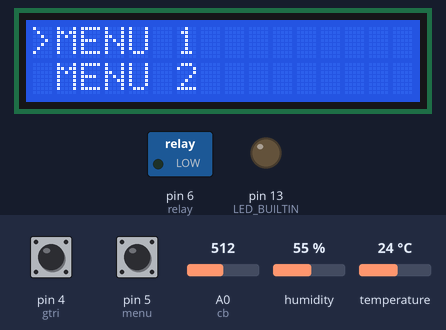
Bench run of a sketch on a simulated Arduino Uno, built with avr-gcc and run on an emulated ATmega328P. On the bench: 16×2 character LCD, switched loads named in the sketch (green lamp = pin HIGH), output pins drawn as LEDs (lit = HIGH). The inputs (shaded band) are chosen by the test bench; at power-on: pin 4 (gtri) HIGH, pin 5 (menu) HIGH, temperature 24 °C, A0 (cb) = 512, humidity 55 %. What the sketch prints to the serial monitor is not drawn.

Above: at 1.2 s.
1.3 s: pin 4 (gtri) pulled LOW for 1 s
At 3.1 s:
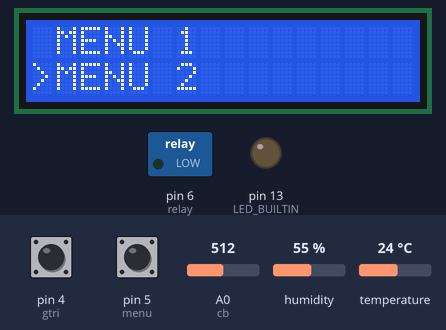
3.8 s: pin 5 (menu) pulled LOW for 0.15 s
At 4.4 s:
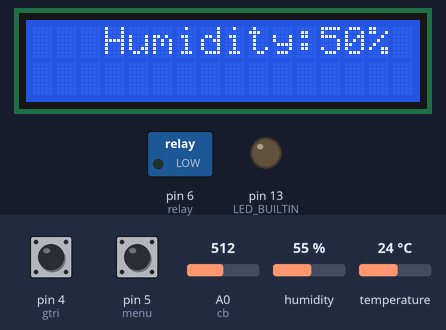
10.0 s: temperature set to 30 °C
16.1 s: temperature set to 33 °C
At 18.4 s:
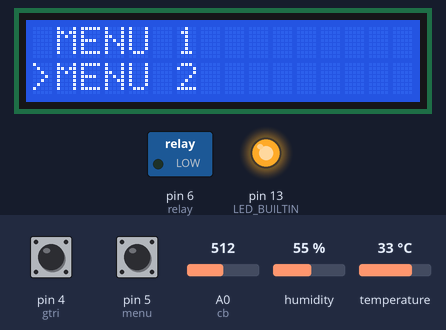
18.8 s: A0 (cb) set to 539
At 19.4 s:
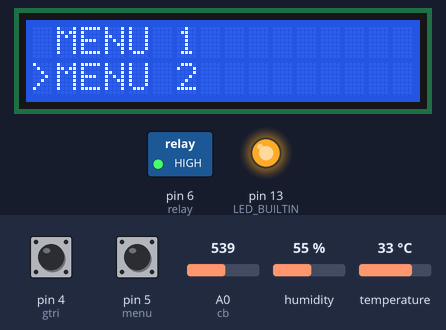
20.3 s: temperature set to 12 °C
At 22.3 s:
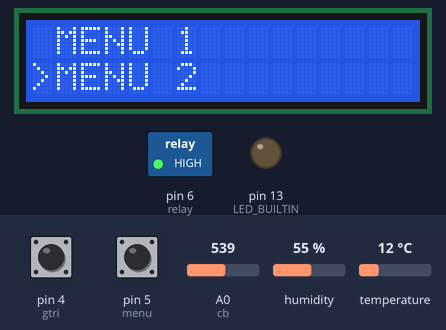
Timing chart, 0 to 23.8 s (numbered marks = the images above; inputs shaded):
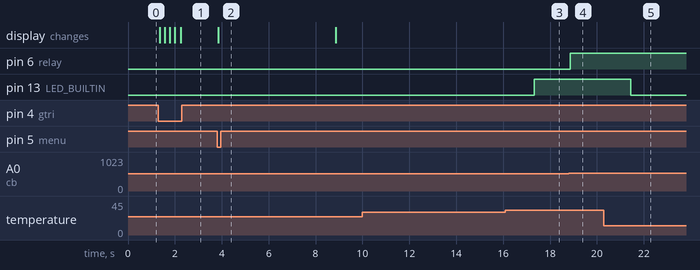

The sketch:

file.ino
```cpp
#include <Wire.h>
#include <LiquidCrystal_I2C.h>
LiquidCrystal_I2C lcd(0x27,16,2);
#include <DHT.h>

//cảm biến nhiệt độ
const int DHTPIN = 2;//Chân Out của cảm biến nối chân số 2 Arduino
const int DHTTYPE = DHT11;   // Khai báo kiểu cảm biến là DHT11
DHT dht(DHTPIN, DHTTYPE); //Khai báo thư viện chân cảm biến và kiểu cảm biến

int gtri = 4; int gt;
int menu = 5; int gtmenu;
int demmenu = 0;

// cảm biến đất
int relay=6;
int cb=A0;

void setup()
{
  Serial.begin(9600);

  dht.begin(); //Khởi động cảm biến
  pinMode(gtri, INPUT_PULLUP);
  pinMode(menu, INPUT_PULLUP);


  lcd.init(); //Khởi động LCD
  lcd.backlight(); //Mở đèn

  //cảm biến nhiệt độ
  pinMode(LED_BUILTIN, OUTPUT);

  // cảm biến đất
  pinMode(cb,INPUT);
  pinMode(relay,OUTPUT);
  digitalWrite(relay,LOW);

  menucapnhat();
}

void loop()
{

  gt = digitalRead(gtri);
  Serial.print("Lên: "); Serial.print(gt); Serial.print("    ");
  gtmenu = digitalRead(menu);
  if (gt == 0)
  {
    if (demmenu >= 1)
    { demmenu = 0;  }
    else
    { demmenu++;  }
    menucapnhat();
    delay(200);
  }

  //cảm biến nhiệt độ
  float doam = dht.readHumidity(); //Đọc độ ẩm
  float doC = dht.readTemperature(); //Đọc nhiệt độ C
  float doF = dht.readTemperature(true); //Đọc nhiệt độ F
  if(doC>31){
        Serial.println(" quạt quay");
        digitalWrite(LED_BUILTIN, HIGH);
      }
      else{
        digitalWrite(LED_BUILTIN, LOW);
      }
  // cảm biến đất
  int digital=analogRead(cb);
  digital = map(digital, 0, 1023, 100, 0);
  if(digital>=50){
    Serial.println(" máy bơm");
    digitalWrite(relay,LOW);
  }
  else{
    digitalWrite(relay,HIGH);
  }

  if (gtmenu == 0)
  {
    chonmenu(digital, doam, doC, doF);
    menucapnhat();
    delay(200);
  }
  Serial.print("Đếm Menu: "); Serial.print(demmenu); Serial.println("    ");

}

  void menucapnhat()
{
  if (demmenu == 0)
  {
    lcd.clear();
    lcd.print(">MENU 1");
    lcd.setCursor(0, 1);
    lcd.print(" MENU 2");
  }
  else if (demmenu == 1)
  {
    lcd.clear();
    lcd.print(" MENU 1");
    lcd.setCursor(0, 1);
    lcd.print(">MENU 2");
  }
}
void chonmenu(int digital,float doam,float doC,float doF)
{
  if (demmenu == 0){
      lcd.clear();
      // Kiểm tra cảm biến có hoạt động hay không
      if (isnan(doam) || isnan(doC) || isnan(doF)) {
         Serial.println("Không có giá trị trả về từ cảm biến DHT");
         return;
      }

      Serial.print("Độ ẩm: ");
      Serial.print(doam);

      lcd.setCursor(0,0);
      lcd.print("DO AM:");
      lcd.setCursor(0,1);
      lcd.print("C|F:");
      lcd.setCursor(7,0); //con trỏ vị trí số 7, hiện ô số 8
      lcd.print(doam);
      lcd.setCursor(12,0); //Con trở ở vị trí 12, hiện ô 13
      lcd.print("%");

      Serial.print("%  Nhiệt độ: ");
      Serial.print(doC);
      Serial.print("°C | ");
      Serial.print(doF);
      Serial.println("°F");

      lcd.setCursor(5,1);
      lcd.print(doC);
      lcd.setCursor(10,1);
      lcd.print("|");
      lcd.setCursor(11,1);
      lcd.print(doF);
      delay(5000);
  }
  else if (demmenu == 1)
  {
  lcd.clear();
  Serial.print("Humidity:");
  Serial.print(digital);
  Serial.println("%");

  lcd.setCursor(3, 0);
  lcd.print("Humidity:");
  lcd.print(digital);
  lcd.print("%");
  delay(5000);

  }
}
```

Measured:
- the behaviour switches between 31 and 32 °C on temperature (found by bisection; images 2 and 3)
- the behaviour switches between 521 and 522 on A0 (cb) (found by bisection; images 3 and 4)
- after the input at 1.3 s, the display: changes after 0.05 s (image 1)
- after the input at 3.8 s, the display: changes after 0.05 s (image 2)
- after the input at 10.0 s, every drawn part: stays the same
- after the input at 16.1 s, pin 13 (LED_BUILTIN): LOW → HIGH after 1.2 s
- after the input at 18.8 s, pin 6 (relay): LOW → HIGH after 0.06 s
- after the input at 20.3 s, pin 13 (LED_BUILTIN): HIGH → LOW after 1.1 s
